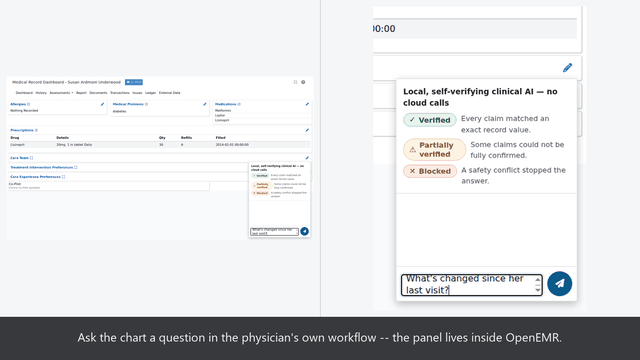
#> input picture docs/assets/demo.gif, 640 x 360 px
$ python -i generate_demo_video.py   (imports and definitions only)
#> lines starting #> are read from the running program, lines starting #| are printed output that depends on the picture
#!/usr/bin/env python3
"""Build the Clinical Co-Pilot demo mp4 + README hero gif (issue #148).

Reads the 9 already-captured OpenEMR Co-Pilot panel screenshots (see
docs/DEMO_SCRIPT.md's three measured beats), composites each into a
two-pane frame (full dashboard for context + a large, readable crop of the
Co-Pilot panel), overlays a caption bar, muxes a synthesized calm arpeggio
soundtrack, and emits:

  - an mp4 (silent-fallback if audio muxing fails) -- NOT committed, too
    large, and not regenerable from a clean clone (its source frames live
    in gitignored tmp/)
  - a gif (captioned, same frames) -- committed to docs/assets/demo.gif

Usage:
    python scripts/generate_demo_video.py \
        --frames-dir tmp \
        --out-dir docs/assets \
        --mp4-out docs/assets/demo.mp4

Dependencies: Pillow (already a project dependency elsewhere in this repo)
and imageio-ffmpeg (dev-only, NOT added to the repo's declared
dependencies -- install into your own environment: `pip install
imageio-ffmpeg`). Audio synthesis uses only the Python stdlib (wave, math,
array) -- no numpy.
"""

from __future__ import annotations

import argparse
import array
import json
import math
import subprocess
import wave
from pathlib import Path
from tempfile import TemporaryDirectory

from PIL import Image, ImageDraw, ImageFont

SCRIPT_DIR = Path(__file__).resolve().parent
CAPTIONS_FILE = SCRIPT_DIR / "demo_captions.json"

# Original frames are all 1592x853 (OpenEMR Co-Pilot panel, live capture).
# The panel is bottom-right anchored; its bottom/right edges sit flush with
# the page edge in every captured frame, but its top edge varies with
# content length. This crop box was verified against all 9 frames (top
# edges observed between y=357 and y=433) and includes a margin so no
# frame's panel content is clipped.
PANEL_CROP = (1216, 317, 1592, 853)  # left, top, right, bottom

CANVAS_W, CANVAS_H = 1600, 900
CAPTION_H = round(CANVAS_H * 0.12)  # ~12% bottom bar
CONTENT_H = CANVAS_H - CAPTION_H
LEFT_W = 800
RIGHT_W = CANVAS_W - LEFT_W
PADDING = 16

FRAME_HOLD_SECONDS = 3.5

FONT_CANDIDATES = [
    r"C:\Windows\Fonts\segoeui.ttf",
    r"C:\Windows\Fonts\arial.ttf",
]


# [7 lines left out: function load_font, not called in this run]


def fit_within(img: Image.Image, max_w: int, max_h: int) -> Image.Image:
    scale = min(max_w / img.width, max_h / img.height)
    new_w = max(1, round(img.width * scale))
    new_h = max(1, round(img.height * scale))
    return img.resize((new_w, new_h), Image.LANCZOS)


def build_composite(frame_path: Path) -> Image.Image:
#> called with frame_path = '../docs/assets/demo.gif'
    src = Image.open(frame_path).convert("RGB")
#> src is the input picture: PIL image 640x360 RGB; mean R, G, B 222.6, 223.4, 224.9

    canvas = Image.new("RGB", (CANVAS_W, CANVAS_H), (245, 246, 248))
    draw = ImageDraw.Draw(canvas)

    # Left pane: downscaled full dashboard, for context ("this is a real
    # EMR"), vertically centered in the content area.
    left_target_w = LEFT_W - 2 * PADDING
    left_target_h = CONTENT_H - 2 * PADDING
    left_img = fit_within(src, left_target_w, left_target_h)
    left_x = (LEFT_W - left_img.width) // 2
#> left_x = 16
    left_y = PADDING + (left_target_h - left_img.height) // 2
#> left_y = 180
    canvas.paste(left_img, (left_x, left_y))
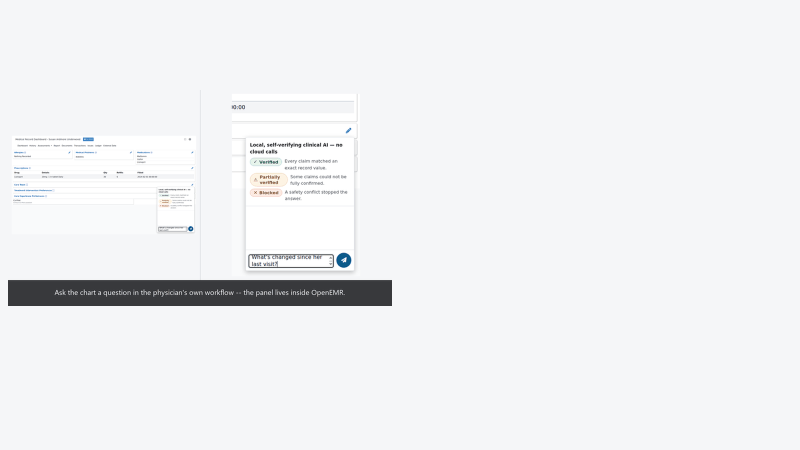
#> canvas: PIL image 1600x900 RGB (shown at 1/2 size); mean R, G, B 239.8, 240.8, 242.7

    # Right pane: the Co-Pilot panel crop, enlarged for legibility.
    panel = src.crop(PANEL_CROP)
#> panel: PIL image 376x536 RGB; every value is 0
    right_target_w = RIGHT_W - 2 * PADDING
    right_target_h = CONTENT_H - 2 * PADDING
    right_img = fit_within(panel, right_target_w, right_target_h)
#> in fit_within (call 2), `return img.resize((new_w, new_h), Image.LANCZOS)`: returned value: PIL image 533x760 RGB; every value is 0
    right_x = LEFT_W + PADDING + (right_target_w - right_img.width) // 2
#> right_x = 933
    right_y = PADDING + (right_target_h - right_img.height) // 2
#> right_y = 16
    canvas.paste(right_img, (right_x, right_y))
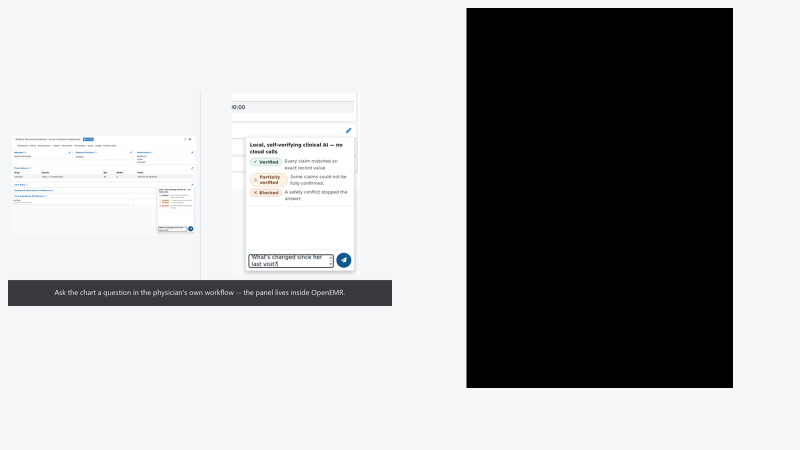
#> canvas: PIL image 1600x900 RGB (shown at 1/2 size); mean R, G, B 170.9, 171.6, 172.9

    # Divider between panes.
    draw.line([(LEFT_W, 0), (LEFT_W, CONTENT_H)], fill=(210, 212, 216), width=2)

    return canvas


# [39 lines left out: functions draw_caption, make_frames, not called in this run]


# --- Audio: calm arpeggio soundtrack, stdlib only -------------------------

SAMPLE_RATE = 44100

# C - G - Am - F progression, arpeggiated.
NOTE_HZ = {
    "C3": 130.81, "E3": 164.81, "G3": 196.00, "C4": 261.63,
    "D3": 146.83, "G2": 98.00, "B3": 246.94,
    "A2": 110.00, "E4": 329.63,
    "F2": 87.31, "A3": 220.00,
}

CHORDS = [
    ["C3", "E3", "G3", "C4"],
    ["G2", "B3", "D3", "G3"],
    ["A2", "C4", "E4", "A3"],
    ["F2", "A3", "C4", "F2"],
]


# [172 lines left out: functions synth_note, synth_soundtrack, write_wav, get_ffmpeg, build_video, mux_audio and 2 more, not called in this run]


# [2 lines not run here, left out]

>>> result = build_composite('../docs/assets/demo.gif')
